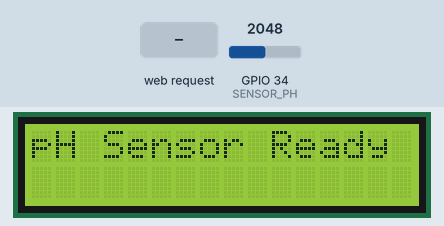
Simulated run of this sketch. Board: ESP32. Parts: 16×2 character LCD. The test bench sets the inputs (shaded band); at power-on: GPIO 34 (SENSOR_PH) = 2048. WiFi joins after 1.5 s; servers stay silent unless stated; what the sketch prints to the serial monitor is not drawn.

Above: at 0.1 s.
3.7 s: HTTP request GET /status received
At 6.6 s:
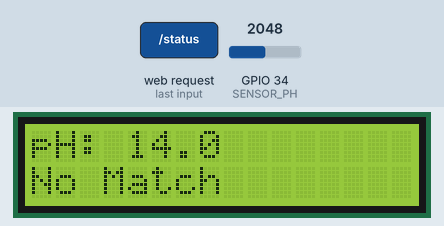
6.7 s: GPIO 34 (SENSOR_PH) set to 2866
At 9.6 s:
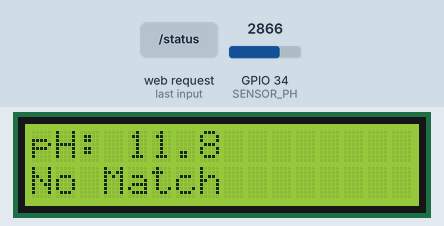
9.7 s: GPIO 34 (SENSOR_PH) set to 3040
At 14.0 s:
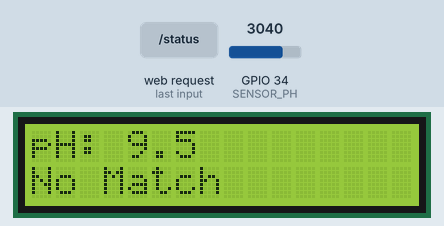
Timing chart, 0 to 15.5 s (numbered marks = the images above; inputs shaded):
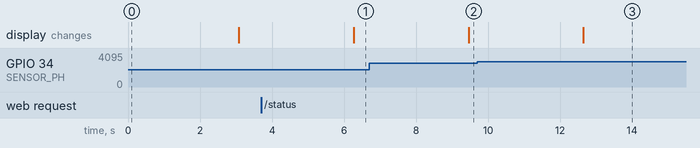

The sketch:

ph_PROBE.ino
```cpp
#include <WiFi.h>
#include <WebServer.h>
#include <ArduinoJson.h>
#include <Wire.h>
#include <LiquidCrystal_PCF8574.h>

// ====== KONFIGURASI WIFI ======
const char* ssid = "TECNO CAMON 40 Pro 5G";
const char* password = "tanyaibucoba";

WebServer server(80);

// ====== SENSOR pH ======
#define SENSOR_PH 34
float phMeter = 0;

// ====== Kalibrasi pH ======
float volt_pH7 = 2.51;   // hasil ukur saat larutan pH 7
float volt_pH4 = 3.00;   // hasil ukur saat larutan pH 4

// ====== LCD I2C ======
LiquidCrystal_PCF8574 lcd(0x27);

// ====== Rolling Text ======
String rekomendasiList[10];
int rekomendasiCount = 0;
int currentIndex = 0;
unsigned long lastScroll = 0;

// ====== FILTER EMA ======
float filteredVoltage = 0;
const float alpha = 0.05;  // makin kecil = makin halus

// ====== BACA SENSOR (dengan filter & kalibrasi) ======
void readSensorPH() {
  const int sampleCount = 100;
  long totalADC = 0;

  for (int i = 0; i < sampleCount; i++) {
    totalADC += analogRead(SENSOR_PH);
    delay(2);
  }

  float avgADC = totalADC / (float)sampleCount;
  float voltage = avgADC * (3.3 / 4095.0);

  // ====== Exponential Moving Average ======
  filteredVoltage = alpha * voltage + (1 - alpha) * filteredVoltage;

  // ====== Kalibrasi 2 titik ======
  float slope = (7.0 - 4.0) / (volt_pH7 - volt_pH4);
  float intercept = 7.0 - slope * volt_pH7;

  float newPH = slope * filteredVoltage + intercept;

  if (newPH < 0) newPH = 0;
  if (newPH > 14) newPH = 14;

  // Simpan ke global
  phMeter = round(newPH * 10.0) / 10.0;  // 1 angka belakang koma
}

// ====== RESET REKOMENDASI ======
void clearRekomendasi() {
  for (int i = 0; i < 10; i++) rekomendasiList[i] = "";
  rekomendasiCount = 0;
  currentIndex = 0;
}

// ====== ISI REKOMENDASI TANAMAN ======
void rekomendasiTanaman(JsonArray arr) {
  clearRekomendasi();

  if (phMeter >= 5.5 && phMeter <= 6.0) {
    arr.add("Kentang - pH 5.0-6.0, 90-120 hari"); rekomendasiList[rekomendasiCount++] = "Kentang 90-120h";
    arr.add("Lobak - pH 5.5-6.0, 30-60 hari"); rekomendasiList[rekomendasiCount++] = "Lobak 30-60h";
    arr.add("Wortel - pH 5.5-6.5, 70-80 hari"); rekomendasiList[rekomendasiCount++] = "Wortel 70-80h";
    arr.add("Blueberry - pH 4.5-5.5, 2-3 th"); rekomendasiList[rekomendasiCount++] = "Blueberry 2-3th";
    arr.add("Kangkung - pH 5.3-6.5, 20-30 hari"); rekomendasiList[rekomendasiCount++] = "Kangkung 20-30h";
    arr.add("Cabai  Merah - pH 5.5-6.5, 70-75 hari"); rekomendasiList[rekomendasiCount++] = "Cabai Merah 70-75h";
    arr.add("Terong - pH 5.5-7.5, 70-90 hari"); rekomendasiList[rekomendasiCount++] = "Terong 70-90h";

  } else if (phMeter > 6.0 && phMeter <= 6.5) {
    arr.add("Tomat - pH 6.0-6.8, 75-85 hari"); rekomendasiList[rekomendasiCount++] = "Tomat 75-85h";
    arr.add("Cabai  Merah - pH 5.5-6.5, 70-75 hari"); rekomendasiList[rekomendasiCount++] = "Cabai Merah 70-75h";
    arr.add("Terong - pH 5.5-7.5, 70-90 hari"); rekomendasiList[rekomendasiCount++] = "Terong 70-90h";
    arr.add("Mentimun - pH 6.0-7.0, 50-65 hari"); rekomendasiList[rekomendasiCount++] = "Mentimun 50-65h";
    arr.add("Labu - pH 6.0-7.0, 90-120 hari"); rekomendasiList[rekomendasiCount++] = "Labu 90-120h";
    arr.add("Jagung - pH 6.0-6.8, 75-90 hari"); rekomendasiList[rekomendasiCount++] = "Jagung 75-90h";
    arr.add("Padi - pH 6.0-7.0, 90-120 hari"); rekomendasiList[rekomendasiCount++] = "Padi 90-120h";
    arr.add("Sawi - pH 6.0-7.0, 30-45 hari"); rekomendasiList[rekomendasiCount++] = "Sawi 30-45h";
    arr.add("Kangkung - pH 5.3-6.5, 20-30 hari"); rekomendasiList[rekomendasiCount++] = "Kangkung 20-30h";
    arr.add("Cabai  Rawit - pH 6.0-7.0, 91-122 hari"); rekomendasiList[rekomendasiCount++] = "Cabai Rawit 91-122h";
    arr.add("Bayam - pH 6.0-7.0, 30-45 hari"); rekomendasiList[rekomendasiCount++] = "Bayam 30-45h";

  } else if (phMeter > 6.5 && phMeter <= 7.0) {
    arr.add("Kubis - pH 6.5-7.0, 70-90 hari"); rekomendasiList[rekomendasiCount++] = "Kubis 70-90h";
    arr.add("Brokoli - pH 6.5-7.0, 70-85 hari"); rekomendasiList[rekomendasiCount++] = "Brokoli 70-85h";
    arr.add("Kembang Kol - pH 6.5-7.0, 75-85 hari"); rekomendasiList[rekomendasiCount++] = "K. Kol 75-85h";
    arr.add("Selada - pH 6.5-7.0, 45-65 hari"); rekomendasiList[rekomendasiCount++] = "Selada 45-65h";
    arr.add("Pak Choy - pH 6.5-7.0, 45-60 hari"); rekomendasiList[rekomendasiCount++] = "PakChoy 45-60h";
    arr.add("Padi - pH 6.0-7.0, 90-120 hari"); rekomendasiList[rekomendasiCount++] = "Padi 90-120h";
    arr.add("Sawi - pH 6.0-7.0, 30-45 hari"); rekomendasiList[rekomendasiCount++] = "Sawi 30-45h";
    arr.add("Cabai  Rawit - pH 6.0-7.0, 91-122 hari"); rekomendasiList[rekomendasiCount++] = "Cabai Rawit 91-122h";
    arr.add("Terong - pH 5.5-7.5, 70-90 hari"); rekomendasiList[rekomendasiCount++] = "Terong 70-90h";
    arr.add("Bayam - pH 6.0-7.0, 30-45 hari"); rekomendasiList[rekomendasiCount++] = "Bayam 30-45h";

  } else if (phMeter > 7.0 && phMeter <= 7.5) {
    arr.add("Bawang Merah - pH 6.5-7.5, 65-80 hari"); rekomendasiList[rekomendasiCount++] = "B.Merah 65-80h";
    arr.add("Bawang Putih - pH 6.5-7.5, 90-120 hari"); rekomendasiList[rekomendasiCount++] = "B.Putih 90-120h";
    arr.add("Kacang Panjang - pH 6.8-7.5, 60-75 hari"); rekomendasiList[rekomendasiCount++] = "K.Panjang 60-75h";
    arr.add("Buncis - pH 6.8-7.5, 55-65 hari"); rekomendasiList[rekomendasiCount++] = "Buncis 55-65h";
    arr.add("Kacang Polong - pH 7.0-7.5, 60-70 hari"); rekomendasiList[rekomendasiCount++] = "K.Polong 60-70h";
    arr.add("Terong - pH 5.5-7.5, 70-90 hari"); rekomendasiList[rekomendasiCount++] = "Terong 70-90h";

  } else if (phMeter > 7.5 && phMeter <= 8.0) {
    arr.add("Asparagus - pH 7.0-8.0, 2-3 th"); rekomendasiList[rekomendasiCount++] = "Asparagus 2-3th";
    arr.add("Bit - pH 7.0-8.0, 55-70 hari"); rekomendasiList[rekomendasiCount++] = "Bit 55-70h";
    arr.add("Seledri - pH 6.8-8.0, 85-120 hari"); rekomendasiList[rekomendasiCount++] = "Seledri 85-120h";

  } else {
    arr.add("Tidak ada tanaman sesuai pH");
    rekomendasiList[rekomendasiCount++] = "No Match";
  }
}

// ====== SEND JSON ======
void sendJSON(String json) {
  server.sendHeader("Access-Control-Allow-Origin", "*");
  server.send(200, "application/json", json);
}

void handleStatus() {
  readSensorPH();
  StaticJsonDocument<500> doc;
  doc["ph"] = String(phMeter, 1);
  JsonArray tanaman = doc.createNestedArray("tanaman");
  rekomendasiTanaman(tanaman);

  String out;
  serializeJson(doc, out);
  sendJSON(out);
}

// ====== LCD UPDATE ======
void updateLCD() {
  if (millis() - lastScroll > 3000) {
    lastScroll = millis();
    lcd.clear();
    lcd.setCursor(0, 0);
    lcd.print("pH: ");
    lcd.print(phMeter, 1);
    lcd.setCursor(0, 1);
    if (rekomendasiCount > 0) {
      lcd.print(rekomendasiList[currentIndex]);
      currentIndex = (currentIndex + 1) % rekomendasiCount;
    } else {
      lcd.print("No Data");
    }
  }
}

// ====== SETUP ======
void setup() {
  Serial.begin(115200);
  pinMode(SENSOR_PH, INPUT);

  Wire.begin(21, 22);
  lcd.begin(16, 2);
  lcd.setBacklight(255);
  lcd.clear();
  lcd.print("pH Sensor Ready");

  WiFi.begin(ssid, password);
  while (WiFi.status() != WL_CONNECTED) {
    delay(500);
    Serial.print(".");
  }
  Serial.println("\nWiFi Connected!");
  Serial.println(WiFi.localIP());

  server.on("/status", handleStatus);
  server.begin();
}

// ====== LOOP ======
void loop() {
  server.handleClient();
  readSensorPH();
  updateLCD();
}
```

Measured:
- after the input at 3.7 s, the display: changes after 2.6 s (image 1)
- after the input at 6.7 s, the display: changes after 2.8 s (image 2)
